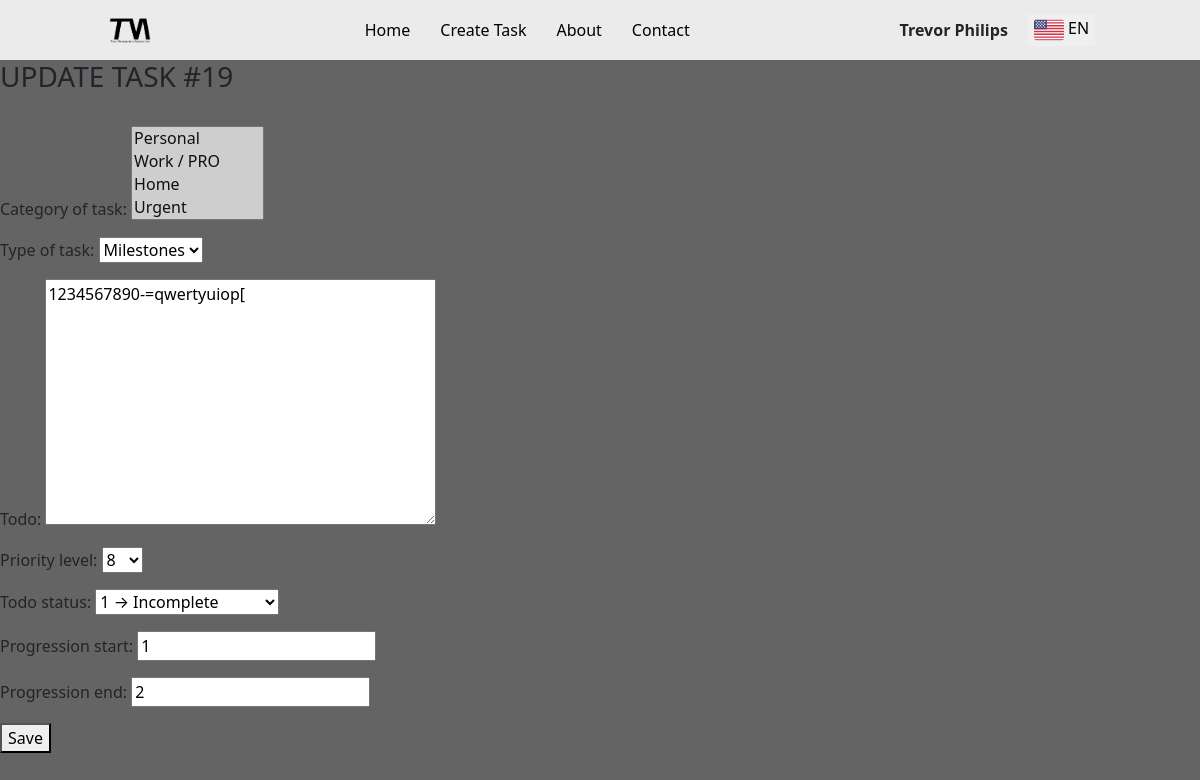
/update_task/19 (signed in), run on the app's committed database.
### tasks/models.py (models this page shows, shortened)
class Task(models.Model):
    PRIORITY_OPTIONS = [(1,1), (2,2), (3,3), (4,4), (5,5), (6,6), (7,7), (8,8), (9,9), (10,10)]
    STATUS_OPTIONS = [(1,'1 → Incomplete'), (2,'2 → Work In Progress'), (3,'3 → Done')]
    category_of_task = models.ManyToManyField(Category, null=True, blank=True)
    type_of_task = models.ForeignKey(TypeOfTask, on_delete=models.CASCADE, null=True, blank=True) # related_name='tasks'
    todo = models.TextField(max_length=256, null=True, blank=True)
    priority_level = models.IntegerField(choices=PRIORITY_OPTIONS, default=1)
    todo_status = models.IntegerField(choices=STATUS_OPTIONS, default=1) # CONDITION IN HERE FOR SEPARATION, WHEN CHOOSE TYPE OF TASK, ONLY NECESSARY MODEL MUST BE VISIBLE
    progression_start = models.IntegerField(default=0)
    progression_end = models.IntegerField(default=1) # REQUIRES TRY EXCEPT OR ANY ERROR HANDLER, ONLY ALLOW START<END
    added_time = models.DateTimeField(auto_now_add=True)
    updated_time = models.DateTimeField(auto_now=True)
    assigned_to = models.ForeignKey(User, on_delete=models.SET_NULL, related_name='tasks', null=True)

### tasks/views.py (the view)
# urls.py: path('update_task/<int:pk>', tasks_view.update_task, name='update_task'),
@login_required
def update_task(request, pk):
    auth_stat = request.user.is_authenticated
    if request.user.is_authenticated:
        nickname = f'{request.user.first_name} {request.user.last_name}'
    else:
        nickname = 'Guest'
    task = get_object_or_404(Task, id=pk)
    if request.method == 'POST':
        task_form = TaskForm(request.POST, instance=task)
        if task_form.is_valid():
            task_form.save()
            log_history(request.user, 'update', f'Task #{task_form.save().id} successfully updated.')
            return redirect('tasks_list')
    else:
        task_form = TaskForm(instance=task)
        context = {
            'user': nickname,
            'auth_stat': auth_stat,
            'untitled_data': 'empty',
            'is_nav': True,
            'task_form': task_form,
            'active_card': task,
        }
    return render(request, 'tasks/update_task.html', context)

### tasks/forms.py
class TaskForm(forms.ModelForm):
    class Meta:
        model = Task
        exclude = ('added_time', 'updated_time', 'assigned_to')

### tasks/models.py (called while the page is built)
    def __str__(self):
        return self.name

    def __str__(self):
        return self.name

### templates/tasks/update_task.html (shortened to what this page needs)
{% extends '../base/layout.html' %}
{% load static %}
{% block content %}
    <div style="background-color: rgb(100,100,100); min-height: 850px;">
        <h3> UPDATE TASK #{{active_card.id}} </h3>
        <br>
        <form method="post">
            {{ task_form.as_p }}
            <button type="submit"> Save </button>
        </form>
    </div>
{% endblock %}

### data on the page
Task: id "19", type_of_task "Milestones", todo "1234567890-=qwertyuiop[", priority_level "8", todo_status "1 → Incomplete", progression_start "1", progression_end "2"

### other printed values
{{ user }} "Trevor Philips"
